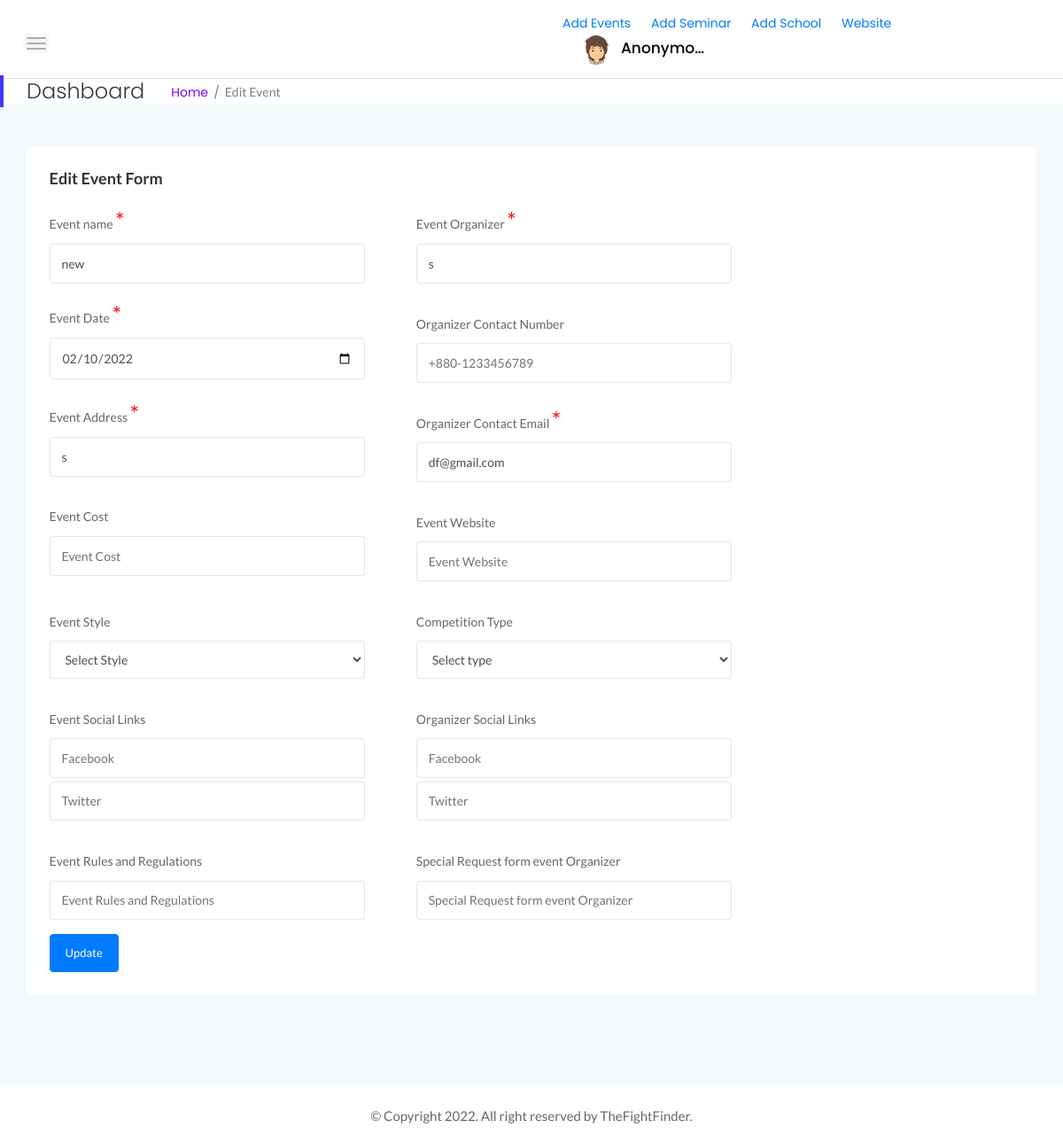
/dashboard/edit-event/4/, run on the app's committed database.
### events/models.py (models this page shows, shortened)
class Events(models.Model):
    event_name = models.CharField(max_length=100)
    event_organizer = models.CharField(max_length=100)
    event_date = models.DateField(auto_now=False)
    organizer_contact_number = models.CharField(max_length=100, blank=True)
    event_address = models.CharField(max_length=200)
    organizer_contact_email = models.EmailField()
    event_cost = models.CharField(max_length=100, blank=True)
    event_website = models.CharField(max_length=100, blank=True)
    event_style = models.ForeignKey(
        Event_style, on_delete=models.CASCADE,null=True, blank=True)
    competition_type = models.ForeignKey(
        Competition_type, on_delete=models.CASCADE,null=True, blank=True)
    event_social_links_fb = models.CharField(max_length=100, blank=True)
    event_social_links_tw = models.CharField(max_length=100, blank=True)
    organizer_social_links_fb = models.CharField(max_length=100, blank=True)
    organizer_social_links_tw = models.CharField(max_length=100, blank=True)
    event_rules_requlations = models.TextField(blank=True)
    special_request_form_event_organizer = models.CharField(
        max_length=500, blank=True)

### tffsite/views.py (the view, shortened to what this page needs)
# urls.py: path('dashboard/edit-event/<int:id>/', edit_event, name='edit_event'),
def edit_event(request, id):
    event = Events.objects.filter(id=id)
    user = User.objects.filter(username=request.user)
    context = {}
    if user:
        userinfo = UserInformation.objects.filter(name=user[0])
        user_type = True
        if str(userinfo[0].type) == 'Martial Artist':
            user_type = False
        context['user_type'] = user_type
    if event:
        context['edit_event'] = event[0]
        event_style = Event_style.objects.all()
        context['event_style'] = event_style
        competition_type = Competition_type.objects.all()
        context['competition_type'] = competition_type
        return render(request, "edit_event.html", context)
    else:
        return redirect("dashboard")

### tffsite/templates/edit_event.html (shortened to what this page needs)
{% extends 'dash_base.html' %}
{% load static %}
{% block body %}
<div class="page-title-area">
    <div class="row align-items-center">
        <div class="col-sm-6">
            <div class="breadcrumbs-area clearfix">
                <h4 class="page-title pull-left">Dashboard</h4>
                <ul class="breadcrumbs pull-left">
                    <li><a href="{% url 'dashboard' %}">Home</a></li>
                    <li><span>Edit Event</span></li>
                </ul>
            </div>
        </div>
    </div>
</div>
<div class="main-content-inner">
    <div class="main-content-inner">
        <div class="row">
            <div class="col-12">
                <div class="card mt-5">
                    <div class="card-body">
                        <h4 class="header-title">Edit Event Form</h4>
                        <form class="needs-validation" method="post" novalidate="">
                            <div class="form-row  ">
                                <div class="col-md-4 mb-3 mr-5">
                                    <label for="event_name">Event name <span class="required-icon">*</span> </label>
                                    <input type="text" class="form-control " id="event_name" name="event_name"
                                        placeholder="Event name" value="{{edit_event.event_name}}" required="">
                                </div>
                                <div class="col-md-4 mb-3 mr-5">
                                    <label for="event_organizer">Event Organizer <span
                                            class="required-icon">*</span></label>
                                    <input type="text" class="form-control" id="event_organizer"
                                        value="{{edit_event.event_organizer}}" name="event_organizer"
                                        placeholder="Organizer Name" required="">
                                </div>
                            </div>
                            <div class="form-row">
                                <div class="col-md-4 mb-3 mr-5">
                                    <label for="event_date">Event Date <span class="required-icon">*</span></label>
                                    <input class="form-control" type="date" placeholder="2022-03-05"
                                        value="{{edit_event.event_date|safe}}" id="event_date" name="event_date" required="">
                                </div>
                                <div class="col-md-4 mb-3 mr-5">
                                    <label for="organizer_contact_number" class="col-form-label">Organizer Contact
                                        Number <span class="required-icon v-h">*</span></label>
                                    <input class="form-control" type="tel" placeholder="+880-1233456789"
                                        id="organizer_contact_number" value="{{edit_event.organizer_contact_number}}"
                                        name="organizer_contact_number">
                                </div>
                            </div>
                            <div class="form-row">
                                <div class="col-md-4 mb-3 mr-5">
                                    <label for="event_address">Event Address <span
                                            class="required-icon">*</span></label>
                                    <input class="form-control" type="text" placeholder="Event Address"
                                        id="event_address" value="{{edit_event.event_address}}" name="event_address"
                                        required="">
                                </div>
                                <div class="col-md-4 mb-3 mr-5">
                                    <label for="organizer_contact_email" class="col-form-label">Organizer Contact Email
                                        <span class="required-icon ">*</span></label>
                                    <input class="form-control" type="email" placeholder="name@example.com"
                                        id="organizer_contact_email" value="{{edit_event.organizer_contact_email}}"
                                        name="organizer_contact_email" required="">
                                </div>
                            </div>
                            <div class="form-row">
                                <div class="col-md-4 mb-3 mr-5">
                                    <label for="event_cost">Event Cost <span class="required-icon v-h">*</span></label>
                                    <input class="form-control" type="number" value="{{edit_event.event_cost}}"
                                        placeholder="Event Cost" id="event_cost" name="event_cost">
                                </div>
                                <div class="col-md-4 mb-3 mr-5">
                                    <label for="event_website" class="col-form-label">Event Website</label>
                                    <input class="form-control" type="text" value="{{edit_event.event_website}}"
                                        placeholder="Event Website" id="event_website" name="event_website">
                                </div>
                            </div>
                            <div class="form-row">
                                <div class="col-md-4 mb-3 mr-5">
                                    <label for="event_style" class="col-form-label">Event Style </label>
                                    <select class="form-control" id="event_style" name="event_style">
                                        <option value="">Select Style</option>
                                    </select>
                                </div>
                                <div class="col-md-4 mb-3 mr-5">
                                    <label for="competition_type" class="col-form-label">Competition Type </label>
                                    <select class="form-control" id="competition_type" name="competition_type">
                                        <option value="">Select type</option>
                                    </select>
                                </div>
                            </div>
                            <div class="form-row">
                                <div class="col-md-4 mb-3 mr-5">
                                    <label for="event_social_links" class="col-form-label">Event Social Links </label>
                                    <input class="form-control " type="text" placeholder="Facebook"
                                        id="event_social_links_fb" value="{{edit_event.event_social_links_fb}}"
                                        name="event_social_links_fb">
                                    <input class="form-control mt-1" type="text" placeholder="Twitter"
                                        id="event_social_links_tw" value="{{edit_event.event_social_links_tw}}"
                                        name="event_social_links_tw">
                                </div>
                                <div class="col-md-4 mb-3 mr-5">
                                    <label for="organizer_social_links" class="col-form-label">Organizer Social Links
                                        <span class="required-icon v-h">*</span></label>
                                    <input class="form-control " type="text" placeholder="Facebook"
                                        id="organizer_social_links_fb" value="{{edit_event.organizer_social_links_fb}}"
                                        name="organizer_social_links_fb">
                                    <input class="form-control mt-1" type="text" placeholder="Twitter"
                                        id="organizer_social_links_tw" value="{{edit_event.organizer_social_links_tw}}"
                                        name="organizer_social_links_tw">
                                </div>
                            </div>
                            <div class="form-row">
                                <div class="col-md-4 mb-3 mr-5">
                                    <label for="event_rules_requlations" class="col-form-label">Event Rules and
                                        Regulations<span class="required-icon v-h">*</span></label>
                                    <input class="form-control " type="text" placeholder="Event Rules and Regulations"
                                        id="event_rules_requlations" value="{{edit_event.event_rules_requlations}}"
                                        name="event_rules_requlations">
                                </div>
                                <div class="col-md-4 mb-3 mr-5">
                                    <label for="special_request_form_event_organizer" class="col-form-label">Special
                                        Request form event Organizer<span class="required-icon v-h">*</span></label>
                                    <input class="form-control " type="text"
                                        placeholder="Special Request form event Organizer"
                                        id="special_request_form_event_organizer"
                                        value="{{edit_event.special_request_form_event_organizer}}"
                                        name="special_request_form_event_organizer">
                                </div>
                            </div>
                            <button class="btn btn-primary" type="submit">Update</button>
                        </form>
                    </div>
                </div>
            </div>
        </div>
    </div>
</div>
{% endblock body %}

### tffsite/static/assets/css/styles.css (style rules this page uses)
.card { border: none; border-radius: 4px; background-color: #fff; -webkit-transition: all 0.3s ease 0s; transition: all 0.3s ease 0s; }
.card-body { padding: 25.6px; padding: 1.6rem; }
.main-content-inner { padding: 0 30px 50px; }
.page-title-area { padding: 0 30px; background: #fff; position: relative; }
.page-title-area:before { content: ''; position: absolute; left: 0; top: 50%; width: 4px; height: 36px; background: var(--primary-color); -webkit-transform: translateY(-50%); transform: translateY(-50%); }
.page-title { font-size: 24px; font-weight: 300; color: #313b3d; letter-spacing: 0; margin-right: 30px; }
ul.breadcrumbs { margin-top: 4px; }
.breadcrumbs li { display: inline-block; }
.breadcrumbs li a, .breadcrumbs li span { display: block; font-size: 14px; font-weight: 400; color: #7801ff; letter-spacing: 0; margin-right: 16px; position: relative; }
.breadcrumbs li a:before { content: '/'; color: #768387; position: absolute; right: -13px; top: 0; }
.breadcrumbs li span { margin-right: 0; color: #768387; text-transform: capitalize; }
.header-title { font-family: 'Lato', sans-serif; font-size: 18px; font-weight: 600; letter-spacing: 0; color: #333; text-transform: capitalize; margin-bottom: 17px; }
.btn { padding: 11px 17px; font-size: 13px; letter-spacing: 0; }
.required-icon { color: red; font-size: 25px; }
.form-control, .form-control:focus { outline: none; box-shadow: none; }
.form-control { font-size: 14px; border: 1px solid rgba(170, 170, 170, .3); padding: 10.72px 12.8px; padding: .67rem .8rem; height: unset !important; }
label { font-weight: 500; color: #666; display: inline-block; margin-bottom: 8px; margin-bottom: .5rem; }

### data on the page
Events: event_name "new", event_organizer "s", event_date "02/10/2022", event_address "s", organizer_contact_email "df@gmail.com"

### other printed values
{{ user|truncatechars:8 }} "Anonymo…"
